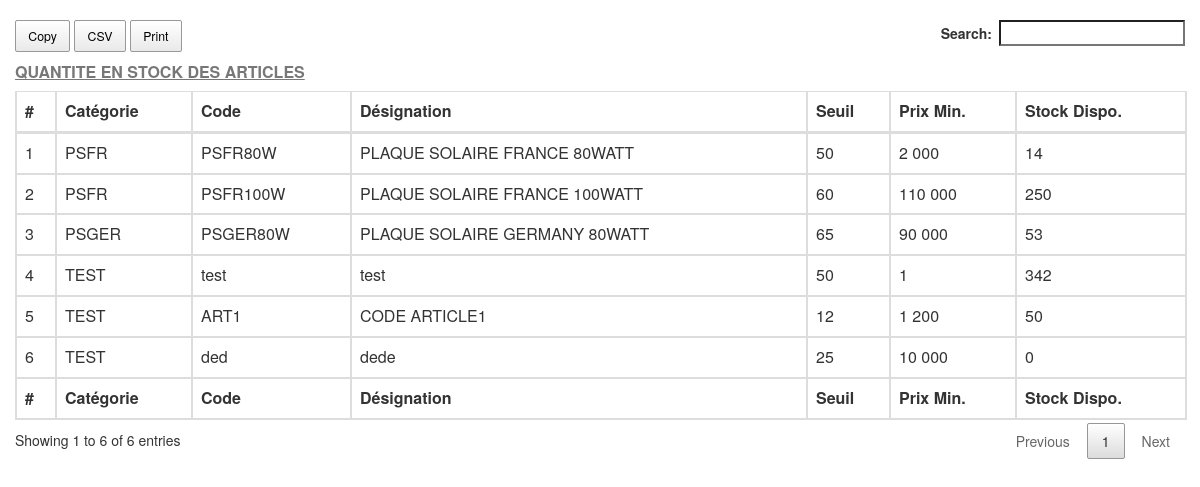
/popup_stock.php, run on the app's committed database.
### tables this page shows
CREATE TABLE IF NOT EXISTS `article` (
`idArticle` int(10) NOT NULL,
  `codeArticle` varchar(20) NOT NULL,
  `designationArticle` varchar(150) NOT NULL,
  `codeBarArticle` varchar(20) NOT NULL,
  `prixMinArticle` double NOT NULL,
  `seuilArticle` int(3) NOT NULL,
  `qteStockArticle` int(6) NOT NULL,
  `article_codeTypeA` varchar(20) NOT NULL,
  `statutArticle` varchar(5) NOT NULL
);

### php/fonction.php (called while the page is built, shortened)
<?php
	require 'connexion.php';
	function SQLSelect($sql)
	{
		$bdd = new DB();
		$req = $bdd->db->prepare($sql);
		$req->execute();
		if($req)
			return $req->fetchAll(PDO::FETCH_OBJ);
		else
			return false;
	}

### php/connexion.php (called while the page is built, shortened)
<?php
class DB
{
	private $host = 'localhost';
	private $user = 'root';
	private $pass = '';
	private $db_name = 'bd_gestockevent24';
	public function __construct($host=null, $user=null, $pass=null, $db_name=null)
	{
		try
		{
			$this->db = new PDO ('mysql:host='.$this->host.';dbname='.$this->db_name, $this->user, $this->pass, array(
				PDO::MYSQL_ATTR_INIT_COMMAND => 'SET NAMES UTF8',
				PDO::ATTR_ERRMODE => PDO::ERRMODE_WARNING));
		}
		catch(PDOException $e)
		{
			die("<font color=\"red\">Impossible de se connecter à la base de données!</font>");
		}
	}
}

### popup_stock.php (the view, shortened to what this page needs)
<?php
	require_once('php/fonction.php');
	$arts = SQLSelect("SELECT * FROM article, typearticle WHERE article_codeTypeA=codeTypeA AND
	statutArticle='ON' ORDER BY article_codeTypeA");
	$nl = 1;
?>
<!DOCTYPE>
<html>
	<head>
		<link rel="stylesheet" type="text/css" href="datatables/jquery.dataTables.min.css" />
		<link rel="stylesheet" type="text/css" href="datatables/bootstrap.css"/>
		<link rel="stylesheet" type="text/css" href="datatables/buttons.dataTables.min.css" />
	</head>
	<body>
	<div class="col-lg-12">
		<br>
		<table class="table table-bordered" id="stockart">
			<caption><b><u>QUANTITE EN STOCK DES ARTICLES</u></b></caption>
			<thead>
				<tr>
					<th>#</th>
					<th>Catégorie</th>
					<th>Code</th>
					<th>Désignation</th>
					<th>Seuil</th>
					<th>Prix Min.</th>
					<th>Stock Dispo.</th>
				</tr>
			</thead>
			<tfoot>
				<tr>
					<th>#</th>
					<th>Catégorie</th>
					<th>Code</th>
					<th>Désignation</th>
					<th>Seuil</th>
					<th>Prix Min.</th>
					<th>Stock Dispo.</th>
				</tr>
			</tfoot>
			<tbody>
				<?php
					if(empty($arts))
					{
				?>
						<tr>
							<td colspan="4">Aucun article dans la base</td>
						</tr>
				<?php
					}
					else
					{
						foreach($arts as $art):
				?>
							<tr>
								<td><?=$nl++;?></td>
								<td><?=$art->article_codeTypeA;?></td>
								<td><?=$art->codeArticle;?></td>
								<td><?=$art->designationArticle;?></td>
								<td><?=number_format($art->seuilArticle, 0, ',', ' ');?></td>
								<td><?=number_format($art->prixMinArticle, 0, ',', ' ');?></td>
								<td><?=number_format($art->qteStockArticle, 0, ',', ' ');?></td>
							</tr>
				<?php
						endforeach;
					}
				?>
			</tbody>
		</table>
	</div>
	</body>
</html>

### data on the page
article: article_codeTypeA "PSFR", codeArticle "PSFR80W", designationArticle "PLAQUE SOLAIRE FRANCE 80WATT", seuilArticle "50", prixMinArticle "2 000", qteStockArticle "14"
article: article_codeTypeA "PSFR", codeArticle "PSFR100W", designationArticle "PLAQUE SOLAIRE FRANCE 100WATT", seuilArticle "60", prixMinArticle "110 000", qteStockArticle "250"
article: article_codeTypeA "PSGER", codeArticle "PSGER80W", designationArticle "PLAQUE SOLAIRE GERMANY 80WATT", seuilArticle "65", prixMinArticle "90 000", qteStockArticle "53"
article: article_codeTypeA "TEST", codeArticle "test", designationArticle "test", seuilArticle "50", prixMinArticle "1", qteStockArticle "342"
article: article_codeTypeA "TEST", codeArticle "ART1", designationArticle "CODE ARTICLE1", seuilArticle "12", prixMinArticle "1 200", qteStockArticle "50"
article: article_codeTypeA "TEST", codeArticle "ded", designationArticle "dede", seuilArticle "25", prixMinArticle "10 000", qteStockArticle "0"
